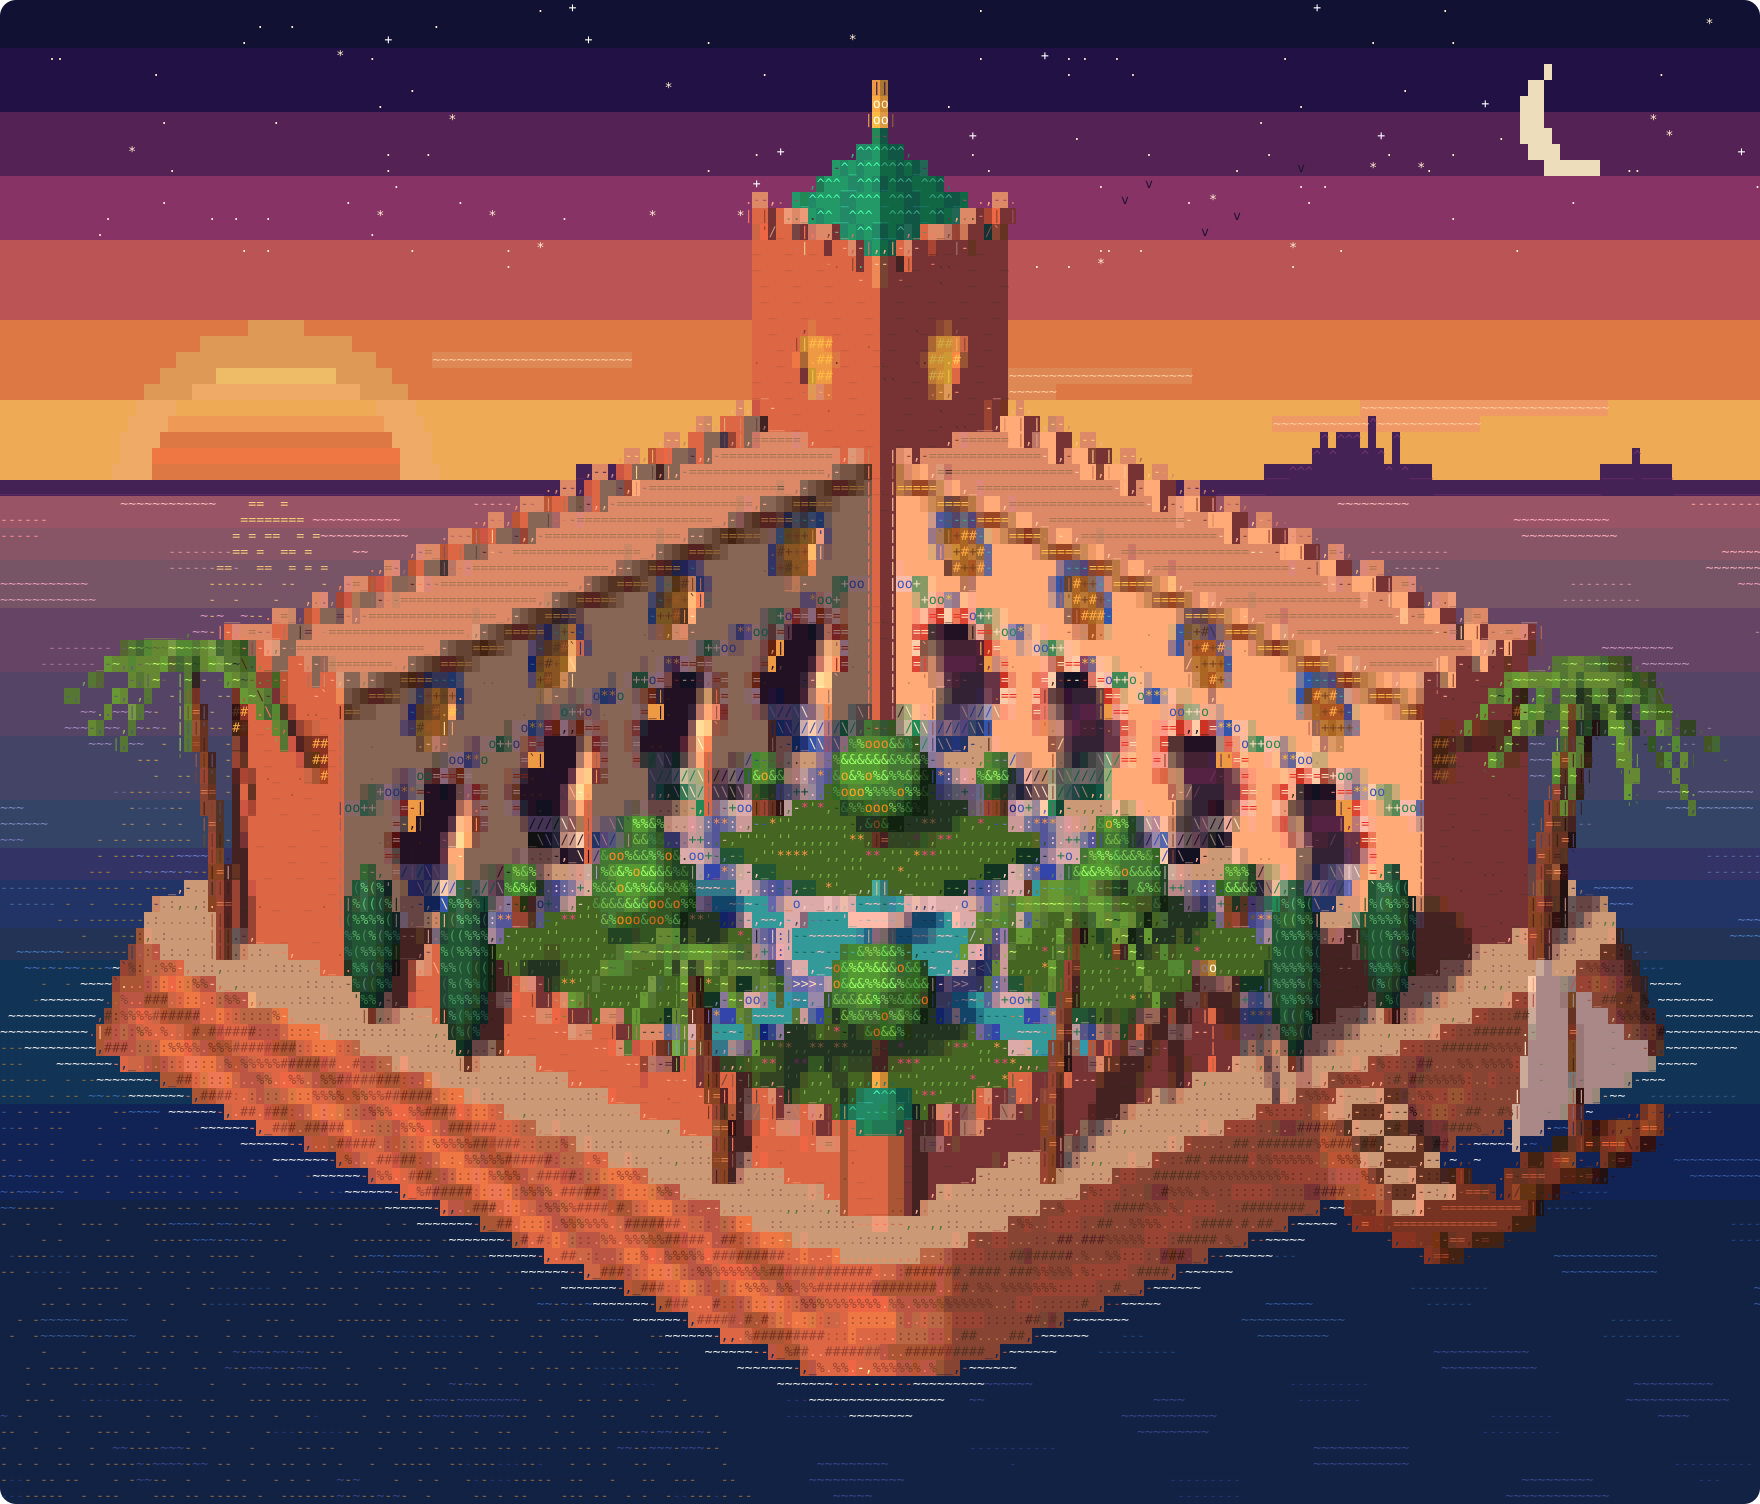

Generate this figure with Python:
#!/usr/bin/env python3
"""ryad: an isometric riad on an island at sunset, rendered as coloured ASCII.

The riad is modelled in 3D (signed distance fields), ray-marched from a
2:1 dimetric camera like the isometric games of the 80s and 90s, and turned
into text: each character cell is sampled 2x4 times; cells inside one surface
get that surface's texture glyph (zellige, plaster, water, leaves...), cells
on an edge get the ASCII glyph whose shape best matches the edge (/ \\ | _ .).

Writes, next to this script:
  riad.txt  plain ASCII
  riad.ans  24-bit ANSI colour (cat riad.ans in a terminal >= 220 columns)
  riad-render.png  the 3D render the characters are sampled from
                   (one pixel per sample, 440x376; needs Pillow)
  riad.svg  coloured, for the GitHub README:
            <p align="center"><img src="art/riad.svg" alt="ryad"></p>
Run: python3 art/riad.py   (needs numpy; about ten seconds)
"""
import os
import sys
from html import escape

import numpy as np

# ------------------------------------------------------------------ canvas
W, H = 220, 94              # characters
SX, SY = 2, 4               # samples per character
CW = 0.21                   # world units per character column (rows are 2x)
CENTER_ROW = 58             # screen row the world origin projects to
HORIZON = 30                # screen row of the sea horizon
SEA_Z = -3.0

EL = np.arctan(0.5)        # 2:1 dimetric, the classic pixel-art isometric
F = np.array([np.cos(EL) / np.sqrt(2), np.cos(EL) / np.sqrt(2), -np.sin(EL)])
R = np.array([1.0, -1.0, 0.0]) / np.sqrt(2)
U = np.cross(R, F)
SUN = np.array([-0.72, -0.3, 0.62]); SUN /= np.linalg.norm(SUN)

# ------------------------------------------------------------------ materials
(ISLAND, WALL, ROOF, GOLD, LANTERN, WATER, BASIN, BED, LEAF, TRUNK, FROND,
 CYPRESS, WOOD, SAIL) = range(14)
SMOOTH = {LEAF, TRUNK, FROND, CYPRESS, GOLD, WATER, SAIL, LANTERN}

# ------------------------------------------------------------------ sdf kit
def length3(x, y, z):
    return np.sqrt(x * x + y * y + z * z)

def box2(qx, qy):
    return (np.hypot(np.maximum(qx, 0), np.maximum(qy, 0))
            + np.minimum(np.maximum(qx, qy), 0))

def box(x, y, z, cx, cy, cz, hx, hy, hz):
    qx, qy, qz = np.abs(x - cx) - hx, np.abs(y - cy) - hy, np.abs(z - cz) - hz
    return (length3(np.maximum(qx, 0), np.maximum(qy, 0), np.maximum(qz, 0))
            + np.minimum(np.maximum(np.maximum(qx, qy), qz), 0))

def aabb(x, y, z, x0, x1, y0, y1, z0, z1):
    return box(x, y, z, (x0 + x1) / 2, (y0 + y1) / 2, (z0 + z1) / 2,
               (x1 - x0) / 2, (y1 - y0) / 2, (z1 - z0) / 2)

def cyl(x, y, z, cx, cy, r, z0, z1):
    return box2(np.hypot(x - cx, y - cy) - r, np.abs(z - (z0 + z1) / 2) - (z1 - z0) / 2)

def sphere(x, y, z, cx, cy, cz, r):
    return length3(x - cx, y - cy, z - cz) - r

def ellipsoid(x, y, z, cx, cy, cz, rx, ry, rz):
    px, py, pz = (x - cx), (y - cy), (z - cz)
    k0 = length3(px / rx, py / ry, pz / rz)
    k1 = length3(px / rx / rx, py / ry / ry, pz / rz / rz)
    return k0 * (k0 - 1) / np.maximum(k1, 1e-6)

def capsule(x, y, z, a, b, r):
    pax, pay, paz = x - a[0], y - a[1], z - a[2]
    bax, bay, baz = b[0] - a[0], b[1] - a[1], b[2] - a[2]
    h = np.clip((pax * bax + pay * bay + paz * baz) / (bax * bax + bay * bay + baz * baz), 0, 1)
    return length3(pax - bax * h, pay - bay * h, paz - baz * h) - r

def pyramid(x, y, z, cx, cy, z0, half, height):
    m = np.maximum(np.abs(x - cx), np.abs(y - cy))
    k = height / half
    slant = (m * k + (z - z0) - height) / np.sqrt(1 + k * k)
    return np.maximum(z0 - z, slant)

def horseshoe(q, z, z0, zc, r, jamb):
    """2D horseshoe arch opening: a circle wider than the jambs below it."""
    circ = np.hypot(q, z - zc) - r
    rect = box2(np.abs(q) - jamb, np.abs(z - (z0 + zc) / 2) - (zc - z0) / 2)
    return np.minimum(circ, rect)

def rep(u, u0, s, n):
    """Repeat a shape n times every s along u, starting at u0."""
    return u - (u0 + np.clip(np.round((u - u0) / s), 0, n - 1) * s)

def hash3(x, y, z):
    v = np.sin(x * 12.9898 + y * 78.233 + z * 37.719) * 43758.5453
    return v - np.floor(v)

# ------------------------------------------------------------------ the riad
C0 = -1.5                   # courtyard centre (x = y = C0)
ARC_U0, ARC_S, ARC_N = -8.5, 4.5, 4
G_ZC, G_R, G_J = 2.9, 1.45, 1.1          # ground arcade: arch centre, radius, jamb
U_Z0, U_ZC, U_R, U_J = 5.5, 6.5, 0.85, 0.62    # upper windows
WING_H = 8.0
FRIEZE = (4.55, 5.0)
TOWER_H = 13.5

def wing(a, b, z):
    """A two-storey wing whose courtyard face is at a = 8 (a across, b along)."""
    d = box(a, b, z, 10, 0, WING_H / 2, 2, 12, WING_H / 2)
    q = rep(b, ARC_U0, ARC_S, ARC_N)
    g = np.maximum(horseshoe(q, z, -1, G_ZC, G_R, G_J), np.abs(a - 8.45) - 1.45)
    u = np.maximum(horseshoe(q, z, U_Z0, U_ZC, U_R, U_J), np.abs(a - 7.9) - 0.45)
    d = np.maximum(d, -np.minimum(g, u))
    # a plain parapet along the courtyard edge of the roof terrace
    return np.minimum(d, box(a, b, z, 8.2, -2.2, WING_H + 0.18, 0.2, 9.8, 0.18))

def lanterns(a, b, z):
    q = rep(b, ARC_U0, ARC_S, ARC_N)
    return np.minimum(box(a, q, z, 9.1, 0, 3.25, 0.22, 0.22, 0.32),
                      capsule(a, q, z, (9.1, 0, 3.5), (9.1, 0, G_ZC + G_R), 0.04))

def merlons(u, v, z, vfix, u0, u1, ztop, s=1.0):
    n = int(round((u1 - u0) / s)) + 1
    q = rep(u, u0, s, n)
    return box(q, v, z, 0, vfix, ztop + 0.35, 0.33, 0.3, 0.35)

def walls(x, y, z):
    d = np.minimum(wing(x, y, z), wing(y, x, z))
    # crenellated parapets on both wings, courtyard side and outer side
    for a, b in ((x, y), (y, x)):
        d = np.minimum(d, merlons(b, a, z, 11.7, -11.7, 7.3, WING_H, 1.3))
        d = np.minimum(d, merlons(a, b, z, -11.7, 8.3, 11.7, WING_H, 1.3))
    # corner tower
    t = box(x, y, z, 10, 10, TOWER_H / 2, 2.4, 2.4, TOWER_H / 2)
    w1 = np.maximum(horseshoe(y - 10, z, 9.4, 10.6, 0.72, 0.54), np.abs(x - 7.6) - 0.35)
    w2 = np.maximum(horseshoe(x - 10, z, 9.4, 10.6, 0.72, 0.54), np.abs(y - 7.6) - 0.35)
    t = np.maximum(t, -np.minimum(w1, w2))
    t = np.minimum(t, merlons(y, x, z, 7.85, 7.85, 12.15, TOWER_H, 1.08))
    t = np.minimum(t, merlons(x, y, z, 7.85, 7.85, 12.15, TOWER_H, 1.08))
    d = np.minimum(d, t)
    # low front walls, cut away so we can look in; a gate in the right one
    fw = np.minimum(aabb(x, y, z, -12, -11, -12, 8, 0, 1.3),
                    aabb(x, y, z, -12, 8, -12, -11, 0, 1.3))
    fw = np.maximum(fw, -aabb(x, y, z, 1.0, 4.0, -13, -10, -1, 3))
    fw = np.minimum(fw, merlons(y, x, z, -11.5, -10.5, 7.5, 1.3, 1.5))
    fw = np.minimum(fw, merlons(x, y, z, -11.5, -10.5, -0.5, 1.3, 1.5))
    fw = np.minimum(fw, merlons(x, y, z, -11.5, 5.5, 7.5, 1.3, 1.5))
    d = np.minimum(d, fw)
    # gate posts and corner turret
    for gx in (0.7, 4.3):
        d = np.minimum(d, aabb(x, y, z, gx - 0.4, gx + 0.4, -12.2, -10.8, 0, 2.4))
    d = np.minimum(d, cyl(x, y, z, -11.5, -11.5, 1.0, 0, 2.6))
    return d

def roofs(x, y, z):
    d = pyramid(x, y, z, 10, 10, TOWER_H, 2.2, 2.8)
    dome = np.maximum(sphere(x, y, z, -11.5, -11.5, 2.6, 0.95), 2.6 - z)
    return np.minimum(d, dome)

def gold(x, y, z):
    top = TOWER_H + 2.8
    d = capsule(x, y, z, (10, 10, top - 0.4), (10, 10, top + 1.6), 0.06)
    for zz, r in ((top + 0.35, 0.27), (top + 0.85, 0.22), (top + 1.25, 0.15)):
        d = np.minimum(d, sphere(x, y, z, 10, 10, zz, r))
    d = np.minimum(d, sphere(x, y, z, -11.5, -11.5, 3.75, 0.18))
    for gx in (0.7, 4.3):
        d = np.minimum(d, sphere(x, y, z, gx, -11.5, 2.65, 0.25))
    return d

def island(x, y, z):
    half = 14.6 + np.maximum(-z, 0) * 0.3
    r = 3.2
    qx, qy = np.abs(x) - half + r, np.abs(y) - half + r
    d2 = np.hypot(np.maximum(qx, 0), np.maximum(qy, 0)) + np.minimum(np.maximum(qx, qy), 0) - r
    d2 = d2 + 0.12 * np.sin(x * 1.3 + z * 2.1) * np.sin(y * 1.1 - z * 1.7) * np.clip(-z, 0, 1)
    d = np.maximum(d2 * 0.8, np.maximum(z, -(z + 6)))
    # water channels cut into the courtyard floor
    ch = np.minimum(aabb(x, y, z, C0 - 0.6, C0 + 0.6, -11, 8, -0.35, 1),
                    aabb(x, y, z, -11, 8, C0 - 0.6, C0 + 0.6, -0.35, 1))
    d = np.maximum(d, -ch)
    # steps down the cliff from the gate to the jetty
    for k in range(6):
        d = np.minimum(d, aabb(x, y, z, 1.4, 3.6, -15.0 - 0.6 * (k + 1), -14.0, -3.4, -0.5 * (k + 1)))
    return d

def water(x, y, z):
    d = np.minimum(aabb(x, y, z, C0 - 0.6, C0 + 0.6, -11, 8, -0.4, -0.12),
                   aabb(x, y, z, -11, 8, C0 - 0.6, C0 + 0.6, -0.4, -0.12))
    d = np.minimum(d, cyl(x, y, z, C0, C0, 2.45, 0, 0.5))
    d = np.minimum(d, cyl(x, y, z, C0, C0, 0.8, 1.6, 1.75))
    d = np.minimum(d, capsule(x, y, z, (C0, C0, 1.7), (C0, C0, 2.45), 0.1))
    return d

def basin(x, y, z):
    d = cyl(x, y, z, C0, C0, 2.8, 0, 0.7)
    d = np.maximum(d, -cyl(x, y, z, C0, C0, 2.45, 0.45, 2))
    d = np.minimum(d, cyl(x, y, z, C0, C0, 0.3, 0, 1.6))
    bowl = np.maximum(cyl(x, y, z, C0, C0, 0.95, 1.5, 1.82), -cyl(x, y, z, C0, C0, 0.8, 1.7, 3))
    return np.minimum(d, bowl)

BEDS = [(C0 + 1.5, 6.2), (-9.4, C0 - 1.5)]
def beds(x, y, z):
    d = None
    for x0, x1 in BEDS:
        for y0, y1 in BEDS:
            b = aabb(x, y, z, x0, x1, y0, y1, 0, 0.32)
            d = b if d is None else np.minimum(d, b)
    return np.maximum(d, -cyl(x, y, z, C0, C0, 3.5, -1, 1))

POTS = [(7.0, u) for u in (-6.25, -1.75, 2.75)] + [(u, 7.0) for u in (-6.25, -1.75, 2.75)]
ORANGES = [(2.9, 2.9), (-6.2, 2.6), (2.6, -6.2), (-6.0, -6.0)]
CYPRESSES = [(-13.4, 2.0, 2.4), (-13.4, 5.5, 2.0), (2.0, -13.4, 2.4), (5.5, -13.4, 2.0)]

def palm(base, height, lean, n, seed, length=3.2):
    """Trunk and frond capsules for one palm."""
    rng = np.random.default_rng(seed)
    bx, by, bz = base
    lx, ly = lean
    pts = [(bx + lx * np.sin(t * np.pi / 2) * t, by + ly * np.sin(t * np.pi / 2) * t, bz + height * t)
           for t in np.linspace(0, 1, 5)]
    trunk = [(pts[i], pts[i + 1], 0.26 - 0.03 * i) for i in range(4)]
    top = pts[-1]
    fronds = []
    for i in range(n):
        a = 2 * np.pi * i / n + rng.uniform(-0.25, 0.25)
        L = length * rng.uniform(0.85, 1.1)
        rise = rng.uniform(0.3, 0.8)
        prev = top
        for s in np.linspace(0.25, 1, 4):
            p = (top[0] + np.cos(a) * L * s, top[1] + np.sin(a) * L * s,
                 top[2] + rise * s - 2.2 * s * s)
            fronds.append((prev, p, 0.16 * (1.15 - s * 0.6)))
            prev = p
    nuts = [(top[0] + 0.3 * np.cos(a), top[1] + 0.3 * np.sin(a), top[2] - 0.35)
            for a in (0.4, 2.5, 4.4)]
    return trunk, fronds, nuts, top

PALMS = [palm((-13.4, 11.0, 0), 9.0, (-0.8, 0.5), 11, 1),
         palm((11.0, -13.4, 0), 8.4, (0.6, -0.9), 10, 2),
         palm((-13.3, -7.5, 0), 7.0, (-1.2, 0.2), 10, 3),
         palm((-7.0, -13.3, 0), 8.2, (0.2, -1.0), 10, 4),
         palm((12.6, -12.4, 0), 6.5, (0.8, -0.8), 9, 5)]

def palms(x, y, z):
    tr = fr = None
    for trunk, fronds, nuts, top in PALMS:
        for a, b, r in trunk:
            d = capsule(x, y, z, a, b, r)
            tr = d if tr is None else np.minimum(tr, d)
        bound = sphere(x, y, z, top[0], top[1], top[2] - 0.8, 4.2)
        near = bound < 0.5
        f = bound.copy()
        if near.any():
            sx, sy, sz = x[near], y[near], z[near]
            fd = np.full(sx.shape, 1e9)
            for a, b, r in fronds:
                fd = np.minimum(fd, capsule(sx, sy, sz, a, b, r))
            for n in nuts:
                fd = np.minimum(fd, sphere(sx, sy, sz, *n, 0.17))
            f[near] = fd
        fr = f if fr is None else np.minimum(fr, f)
    return tr, fr

def trees(x, y, z):
    leaf = trunk = cyp = None
    for tx, ty in ORANGES:
        l = sphere(x, y, z, tx, ty, 2.35, 1.35) + 0.12 * np.sin(x * 3.1) * np.sin(y * 2.9) * np.sin(z * 3.3)
        t = cyl(x, y, z, tx, ty, 0.16, 0.3, 1.4)
        leaf = l if leaf is None else np.minimum(leaf, l)
        trunk = t if trunk is None else np.minimum(trunk, t)
    for px, py in POTS:
        trunk = np.minimum(trunk, cyl(x, y, z, px, py, 0.32, 0, 0.55))
        leaf = np.minimum(leaf, sphere(x, y, z, px, py, 1.05, 0.5))
    for cx, cy, h in CYPRESSES:
        c = ellipsoid(x, y, z, cx, cy, h + 0.5, 0.7, 0.7, h)
        cyp = c if cyp is None else np.minimum(cyp, c)
        trunk = np.minimum(trunk, cyl(x, y, z, cx, cy, 0.12, 0, 0.8))
    return leaf, trunk, cyp

def tri2(px, py, a, b, c):
    """2D signed distance to a triangle (Inigo Quilez)."""
    def seg(p0, p1):
        ex, ey = p1[0] - p0[0], p1[1] - p0[1]
        wx, wy = px - p0[0], py - p0[1]
        h = np.clip((wx * ex + wy * ey) / (ex * ex + ey * ey), 0, 1)
        dx, dy = wx - ex * h, wy - ey * h
        return dx * dx + dy * dy, ex * wy - ey * wx
    d0, s0 = seg(a, b); d1, s1 = seg(b, c); d2, s2 = seg(c, a)
    d = np.minimum(np.minimum(d0, d1), d2)
    inside = ((s0 > 0) & (s1 > 0) & (s2 > 0)) | ((s0 < 0) & (s1 < 0) & (s2 < 0))
    return np.where(inside, -1, 1) * np.sqrt(d)

BOAT = (7.6, -18.6)
def boat(x, y, z):
    bx, by = BOAT
    hull = np.maximum(ellipsoid(x, y, z, bx, by, SEA_Z + 0.35, 3.0, 0.95, 0.75), z - (SEA_Z + 0.45))
    hull = np.maximum(hull, -ellipsoid(x, y, z, bx, by, SEA_Z + 0.5, 2.7, 0.75, 0.55))
    dock = aabb(x, y, z, 0.8, 4.2, -20.2, -16.5, SEA_Z - 0.4, SEA_Z + 0.35)
    for px in (0.8, 4.2):
        for py in (-20.0, -17.4):
            dock = np.minimum(dock, cyl(x, y, z, px, py, 0.16, SEA_Z - 1, SEA_Z + 0.75))
    wood = np.minimum(hull, dock)
    mast = capsule(x, y, z, (bx - 0.3, by, SEA_Z + 0.3), (bx - 0.6, by, SEA_Z + 5.4), 0.08)
    sail = np.maximum(tri2(x, z, (bx - 2.6, SEA_Z + 1.4), (bx + 2.9, SEA_Z + 1.9), (bx - 1.6, SEA_Z + 6.6)),
                      np.abs(y - by - 0.15) - 0.05)
    return wood, mast, sail

def scene(x, y, z, with_mat=False):
    tr, fr = palms(x, y, z)
    leaf, trunk, cyp = trees(x, y, z)
    wood, mast, sail = boat(x, y, z)
    parts = [
        island(x, y, z), walls(x, y, z), roofs(x, y, z), gold(x, y, z),
        np.minimum(lanterns(x, y, z), lanterns(y, x, z)),
        water(x, y, z), basin(x, y, z), beds(x, y, z), leaf,
        np.minimum(np.minimum(trunk, tr), mast), fr, cyp, wood, sail,
    ]
    d = np.stack(parts)
    if with_mat:
        return d.min(0), d.argmin(0)
    return d.min(0)

# ------------------------------------------------------------------ marching
def march(ox, oy, oz, dx, dy, dz, tmin, tmax, steps=220, eps=0.004):
    n = ox.size
    t = tmin.copy()
    hit = np.zeros(n, bool)
    live = np.nonzero(t < tmax)[0]
    for _ in range(steps):
        if live.size == 0:
            break
        tl = t[live]
        d = scene(ox[live] + dx * tl if np.isscalar(dx) else ox[live] + dx[live] * tl,
                  oy[live] + dy * tl if np.isscalar(dy) else oy[live] + dy[live] * tl,
                  oz[live] + dz * tl if np.isscalar(dz) else oz[live] + dz[live] * tl)
        h = d < eps * (1 + tl * 0.02)
        hit[live[h]] = True
        t[live] = tl + np.maximum(d, eps) * 0.9
        keep = ~h & (t[live] < tmax[live])
        live = live[keep]
    return hit, t

def normals(px, py, pz):
    e = 0.01
    nx = scene(px + e, py, pz) - scene(px - e, py, pz)
    ny = scene(px, py + e, pz) - scene(px, py - e, pz)
    nz = scene(px, py, pz + e) - scene(px, py, pz - e)
    l = np.maximum(length3(nx, ny, nz), 1e-9)
    return nx / l, ny / l, nz / l

# ------------------------------------------------------------------ palette
def rgb(h):
    return np.array([int(h[i:i + 2], 16) / 255 for i in (1, 3, 5)])

P = {k: rgb(v) for k, v in dict(
    rose='#d27a52', plaster='#efcf9c', terrace='#e8b98a', sand='#e6c58e', rock='#a8664a',
    rock2='#9c5d43', rock3='#b0704f', cobalt='#2f5fd0', turq='#2bb8b0', emerald='#1f9a6a',
    white='#f5ecd8', black='#2a2238', gold='#f2c14e', red='#c23b2b', wood='#7a4424',
    glow='#ffb347', water='#3cc6c8', grass='#4f8a34', leaf='#3f8a3a', orange='#ff8c1a',
    cypress='#24603f', frond='#5aa040', trunk='#8a5a3a', roof='#1e8f6a', marble='#f2e8dc',
    sail='#f6e7c8', shadow='#5a3a56', pink='#e85a8a').items()}

def pick(cond_colors, default):
    """Vectorised select over (cond, rgb) pairs."""
    out = np.broadcast_to(default, cond_colors[0][0].shape + (3,)).copy() if cond_colors else None
    for cond, col in cond_colors:
        out[cond] = col
    return out

def texture(m, x, y, z, nx, ny, nz):
    """Surface colour and glyph per sample. Returns base rgb (N,3), ink rgb (N,3), glyph (N,) str."""
    n = x.size
    base = np.zeros((n, 3)); ink = np.zeros((n, 3)); gly = np.full(n, ' ', dtype='<U1')
    hsh = hash3(np.floor(x * 3), np.floor(y * 3), np.floor(z * 3))
    top = nz > 0.6

    def setm(mask, b, i, g):
        base[mask] = b; ink[mask] = i; gly[mask] = g

    # --- island: zellige courtyard, sand terrace, rock strata on the cliffs
    isl = m == ISLAND
    court = isl & top & (x > -11) & (x < 8) & (y > -11) & (y < 8)
    terr = isl & top & ~court
    rock = isl & ~top
    tx, ty = np.floor(x), np.floor(y)
    fx, fy = x - tx, y - ty
    grout = np.minimum(np.minimum(fx, 1 - fx), np.minimum(fy, 1 - fy)) < 0.1
    chk = ((tx + ty) % 2 == 0)
    centre = np.hypot(fx - 0.5, fy - 0.5) < 0.28
    setm(court & chk, P['cobalt'], P['white'], ':')
    setm(court & ~chk, P['white'], P['emerald'], '+')
    setm(court & centre & chk, P['cobalt'], P['gold'], '*')
    setm(court & centre & ~chk, P['white'], P['cobalt'], 'o')
    setm(court & grout, P['white'] * 0.85, P['white'], '.')
    setm(terr, P['sand'], P['sand'] * 0.7, '.')
    setm(terr & (hsh < 0.25), P['sand'], P['sand'] * 0.65, ':')
    setm(terr & (hsh > 0.93), P['sand'], P['grass'], ',')
    band = np.floor(z * 1.7 + 0.5 * np.sin(x * 0.6 + y * 0.4)).astype(int) % 3
    for k, (c, g) in enumerate(((P['rock'], '%'), (P['rock2'], '#'), (P['rock3'], ':'))):
        setm(rock & (band == k), c, c * 0.62, g)
    setm(rock & (hsh < 0.18), P['rock'], P['rock3'] * 1.15, '.')

    # --- walls: rose ochre outside; plaster, zellige and cedar on the courtyard faces
    wl = m == WALL
    in_a = (x > 7.5) & (y < 7.6)                 # right wing, courtyard face
    in_b = (y > 7.5) & (x < 7.6)                 # back wing
    face = wl & ((in_a & (nx < -0.5)) | (in_b & (ny < -0.5)))
    u = np.where(in_a, y, x)
    depth = np.where(in_a, x, y)
    q = rep(u, ARC_U0, ARC_S, ARC_N)
    gd = horseshoe(q, z, -1, G_ZC, G_R, G_J)
    ud = horseshoe(q, z, U_Z0, U_ZC, U_R, U_J)
    inside = wl & (in_a | in_b) & (depth > 8.1) & (depth < 10.0) & ((gd < 0.03) | (ud < 0.03)) & (z < WING_H)
    out = wl & ~face & ~inside
    setm(out, P['rose'], P['rose'] * 0.7, ' ')
    setm(out & ~top & (((z * 2.4) % 1) < 0.2), P['rose'], P['rose'] * 0.7, '_')
    setm(out & ~top & (hsh < 0.05), P['rose'], P['rose'] * 0.7, '.')
    setm(out & top, P['terrace'], P['terrace'] * 0.75, '=')
    ou = np.where(np.abs(nx) > np.abs(ny), y, x)
    win = out & ~top & (((ou + 0.5) % 3.0) < 0.7) & (z > 5.6) & (z < 6.8) & (np.maximum(x, y) < 12.5)
    setm(win, P['wood'], P['glow'], '#')
    fc = face | inside
    setm(fc, P['plaster'], P['plaster'] * 0.75, ' ')
    setm(fc & (hsh < 0.04), P['plaster'], P['plaster'] * 0.75, '.')
    setm(inside & (depth > 8.6), P['shadow'], P['shadow'] * 1.5, ' ')
    setm(inside & (depth > 9.7) & (hsh < 0.3), P['shadow'], P['glow'] * 0.6, '.')
    dado = fc & (z < 1.1)
    dd = (np.floor(u * 2.2) + np.floor(z * 2.2)) % 2 == 0
    dcol = np.floor(u * 1.1) % 3
    for k, c in enumerate((P['cobalt'], P['emerald'], P['black'])):
        setm(dado & dd & (dcol == k), P['white'], c, '/')
        setm(dado & ~dd & (dcol == k), c, P['white'], '\\')
    frz = face & (z > FRIEZE[0]) & (z < FRIEZE[1])
    fk = np.floor(u * 1.6) % 4
    for k, (b, i, g) in enumerate(((P['cobalt'], P['gold'], '*'), (P['white'], P['emerald'], 'o'),
                                   (P['emerald'], P['white'], '+'), (P['white'], P['cobalt'], 'o'))):
        setm(frz & (fk == k), b, i, g)
    corn = face & (z > WING_H - 0.45) & (z < WING_H)
    setm(corn, P['wood'], P['gold'], '=')
    # arch voussoirs: alternating red and ivory around each horseshoe
    vous = face & (gd > 0) & (gd < 0.42) & (z > G_ZC - 0.5)
    ang = np.floor((np.arctan2(z - G_ZC, q) + 1) * 3.2) % 2 == 0
    setm(vous & ang, P['red'], P['white'], '=')
    setm(vous & ~ang, P['white'], P['red'], '=')
    uvous = face & (ud > 0) & (ud < 0.28) & (z > U_ZC - 0.3)
    setm(uvous, P['cobalt'], P['turq'], '-')
    # mashrabiya screens in the upper windows, lit from inside
    mash = wl & (depth > 8.25) & (depth < 8.5) & (z > U_Z0 - 0.1) & (z < WING_H) & (ud < 0.01)
    lat = (np.floor(q * 5) + np.floor(z * 5)) % 2 == 0
    setm(mash & lat, P['wood'], P['glow'], '#')
    setm(mash & ~lat, P['glow'] * 0.9, P['wood'], '+')
    # tower windows glow
    tw = wl & (x > 7.5) & (y > 7.5) & (z > 9.3) & (z < 11.4) & ((x > 7.8) & (y > 7.8)) & (np.minimum(x, y) < 8.0)
    setm(tw, P['glow'], P['gold'], '#')
    setm(wl & (x > 7.6) & (y > 7.6) & (z > 12.2) & (z < 12.75) & ~top & (np.minimum(x, y) < 7.7), P['cobalt'], P['white'], 'x')

    setm(m == ROOF, P['roof'], P['roof'] * 1.5, '^')
    setm((m == ROOF) & (((z * 3) % 1) < 0.3), P['roof'] * 0.75, P['turq'], '_')
    setm(m == GOLD, P['gold'], P['white'], 'o')
    setm(m == LANTERN, P['glow'], P['white'], '*')
    wv = np.sin(x * 2.7 + y * 1.9) + np.sin(np.hypot(x - C0, y - C0) * 5)
    setm(m == WATER, P['water'], P['white'], '~')
    setm((m == WATER) & (wv < 0), P['water'], P['turq'] * 0.7, '-')
    setm(m == BASIN, P['marble'], P['cobalt'], ':')
    setm((m == BASIN) & ~top & (z > 0.15) & (z < 0.55), P['cobalt'], P['white'], '<')
    setm((m == BASIN) & ~top & (z > 0.15) & (z < 0.55) & (hsh > 0.5), P['cobalt'], P['white'], '>')
    bd = m == BED
    setm(bd, P['grass'], P['grass'] * 1.5, ',')
    setm(bd & (hsh > 0.5), P['grass'], P['grass'] * 1.6, "'")
    setm(bd & (hsh > 0.85), P['grass'], P['pink'], '*')
    setm(bd & (hsh > 0.93), P['grass'], P['gold'], '*')
    setm(bd & ~top, P['cypress'], P['grass'], '#')
    lf = m == LEAF
    setm(lf, P['leaf'], P['leaf'] * 1.5, '&')
    setm(lf & (hsh > 0.55), P['leaf'], P['leaf'] * 1.6, '%')
    setm(lf & (hsh > 0.86), P['leaf'], P['orange'], 'o')
    setm(m == TRUNK, P['trunk'], P['trunk'] * 0.6, '|')
    setm((m == TRUNK) & (((z * 3) % 1) < 0.35), P['trunk'], P['trunk'] * 1.4, '=')
    setm(m == FROND, P['frond'], P['frond'] * 1.5, '~')
    setm(m == CYPRESS, P['cypress'], P['cypress'] * 1.8, '%')
    setm((m == CYPRESS) & (hsh > 0.6), P['cypress'], P['cypress'] * 1.6, '(')
    setm(m == WOOD, P['wood'], P['wood'] * 1.5, '=')
    setm(m == SAIL, P['sail'], P['sail'] * 0.8, ' ')
    setm((m == SAIL) & (((z * 2) % 1) < 0.15), P['sail'], P['sail'] * 0.75, '-')
    return base, ink, gly

EMISSIVE = {LANTERN: 1.0, GOLD: 0.25, SAIL: 0.35}

# ------------------------------------------------------------------ sky & sea (screen space)
def lerp(a, b, t):
    return a + (b - a) * np.clip(t, 0, 1)[..., None]

SKY = [rgb(c) for c in ('#140c33', '#2b1650', '#5a2463', '#9a3a6c', '#d65a5a', '#f28a4a', '#ffbe63')]
SUN_COL, SUN_R = 34, 8.0        # sun centre column, radius in rows
MOON = (196, 7, 3.4)

def sky_cell(r, c):
    """Background colour and glyph for one cell above the horizon."""
    t = r / HORIZON
    k = min(int(t * (len(SKY) - 1) * 1.0 + 0.0), len(SKY) - 2)
    # stepped bands, like a palette-limited sky
    col = SKY[min(int(t ** 0.8 * len(SKY)), len(SKY) - 1)].copy()
    g, ink = ' ', None
    h = hash3(np.array(r * 1.0), np.array(c * 1.0), np.array(3.0))
    if t < 0.55 and h > 0.965:
        g, ink = ('.' if h < 0.99 else '*'), rgb('#fff1c8')
    if t < 0.4 and h > 0.995:
        g, ink = '+', rgb('#ffffff')
    # sun: a setting disc with the retro stripes
    dr, dc = (r - HORIZON) / SUN_R, (c - SUN_COL) / (2 * SUN_R)
    if dr * dr + dc * dc < 1:
        stripe = (r > HORIZON - 4) and (r % 2 == 1)
        col = lerp(rgb('#ffe27a'), rgb('#ff6a3d'), np.array((r - (HORIZON - SUN_R)) / SUN_R))
        if stripe:
            col = SKY[-2]
        g, ink = ' ', None
    elif dr * dr + dc * dc < 1.6:
        col = lerp(col, rgb('#ffd27a'), np.array(0.35))
    # crescent moon
    mc, mr, mrad = MOON
    d1 = ((r - mr) / mrad) ** 2 + ((c - mc) / (2 * mrad)) ** 2
    d2 = ((r - mr + 0.8) / mrad) ** 2 + ((c - mc - 2.8) / (2 * mrad)) ** 2
    if d1 < 1 and d2 > 1:
        col, g, ink = rgb('#fff3d6'), ' ', None
    # long thin clouds lit from below
    cl = np.sin(c * 0.07 + r * 1.3) + np.sin(c * 0.023 - r * 0.6)
    if HORIZON - 9 < r < HORIZON - 2 and cl > 1.35:
        col = lerp(col, rgb('#ff9f7a'), np.array(0.5))
        g, ink = '~', rgb('#ffd0a0')
    # distant islands of the caliph on the horizon
    hgt = island_profile(c)
    if HORIZON - r <= hgt and r <= HORIZON:
        col = rgb('#4a2457')
        g, ink = (' ', None)
        if HORIZON - r > hgt - 1:
            g, ink = '_' if hgt < 1.5 else '^', rgb('#7a3a70')
    # seagulls
    if (r, c) in BIRDS:
        g, ink = 'v', rgb('#2a1630')
    return col, g, ink

BIRDS = {(12, 140), (11, 143), (14, 150), (13, 154), (10, 162)}

def island_profile(c):
    h = 0.0
    for cc, w, hh in ((168, 14, 2.2), (204, 9, 1.4), (74, 7, 1.2)):
        x = (c - cc) / w
        if abs(x) < 1:
            h = max(h, hh * (1 - x * x))
    # domes and minarets on the far islands
    for cc, hh in ((165, 3.2), (171, 4.6), (174, 3.0), (204, 2.6)):
        if c == cc:
            h = max(h, hh)
    for cc, w, hh in ((168, 2, 3.4),):
        if abs(c - cc) <= w:
            h = max(h, hh - 0.25 * abs(c - cc) ** 2)
    return h

def sea_cell(r, c, wx, wy):
    """Sea colour and glyph for a cell below the horizon (wx, wy: world point)."""
    t = np.clip((r - HORIZON) / 30, 0, 1)
    col = lerp(rgb('#c86a6a'), rgb('#1b3a6a'), np.array(t ** 0.6))
    col = lerp(col, rgb('#0f2148'), np.array(np.clip((r - HORIZON - 26) / 30, 0, 1)))
    g, ink = ' ', None
    wave = np.sin(wx * 0.9 + wy * 0.35) + 0.6 * np.sin(wx * 0.31 - wy * 1.1)
    if wave > 1.0:
        g, ink = '~', col * 1.6 + 0.08
    elif wave < -1.2:
        g, ink = '-', col * 1.4 + 0.05
    # glitter path under the sun
    w = 3 + (r - HORIZON) * 0.9
    if abs(c - SUN_COL) < w and hash3(np.array(r * 1.0), np.array(c * 1.0), np.array(9.0)) > 0.55:
        g, ink = ('=' if r < HORIZON + 6 else '-'), rgb('#ffd27a') * (1 - t * 0.5)
    # foam where the sea meets the cliffs
    half = 14.6 + 0.3 * 3.0
    if max(abs(wx), abs(wy)) < half + 1.2 and max(abs(wx), abs(wy)) > half - 3.5:
        g, ink = '~', rgb('#e8f4f0')
    if r == HORIZON:
        col = rgb('#ffcf80')
        g, ink = '_', rgb('#ffe7a8')
    return col, g, ink

# ------------------------------------------------------------------ glyph shapes
# 2x4 coverage templates (row-major, top to bottom) for edge cells
TEMPL = [
    ('_', [0, 0, 0, 0, 0, 0, 1, 1]), ('.', [0, 0, 0, 0, 0, 0, 1, 0]), ('.', [0, 0, 0, 0, 0, 0, 0, 1]),
    ('-', [0, 0, 1, 1, 0, 0, 0, 0]), ('-', [0, 0, 0, 0, 1, 1, 0, 0]), 
    ("'", [0, 1, 0, 0, 0, 0, 0, 0]), ('`', [1, 0, 0, 0, 0, 0, 0, 0]), ('-', [1, 1, 0, 0, 0, 0, 0, 0]),
    ('/', [0, 1, 0, 1, 1, 0, 1, 0]), ('/', [0, 0, 0, 1, 1, 0, 0, 0]), ('/', [0, 1, 1, 0, 0, 0, 0, 0]),
    ('/', [0, 0, 0, 0, 0, 1, 1, 0]),
    ('\\', [1, 0, 1, 0, 0, 1, 0, 1]), ('\\', [0, 0, 1, 0, 0, 1, 0, 0]), ('\\', [1, 0, 0, 1, 0, 0, 0, 0]),
    ('\\', [0, 0, 0, 0, 1, 0, 0, 1]),
    ('|', [1, 0, 1, 0, 1, 0, 1, 0]), ('|', [0, 1, 0, 1, 0, 1, 0, 1]), ('|', [0, 0, 1, 0, 1, 0, 0, 0]),
    ('|', [0, 0, 0, 1, 0, 1, 0, 0]),
    (',', [0, 0, 0, 0, 0, 1, 1, 1]), (',', [0, 0, 0, 0, 1, 0, 1, 1]),
]
TG = np.array([g for g, _ in TEMPL]); TM = np.array([m for _, m in TEMPL], float)

# ------------------------------------------------------------------ render
def render():
    Ws, Hs = W * SX, H * SY
    cx = ((np.arange(Ws) + 0.5) / SX - W / 2) * CW
    cy = -((np.arange(Hs) + 0.5) / SY - CENTER_ROW) * 2 * CW
    X, Y = np.meshgrid(cx, cy)
    X, Y = X.ravel(), Y.ravel()
    ox = X * R[0] + Y * U[0] - 120 * F[0]
    oy = X * R[1] + Y * U[1] - 120 * F[1]
    oz = X * R[2] + Y * U[2] - 120 * F[2]
    # clip rays to the scene's bounding box and stop them at the sea
    lo, hi = np.array([-24, -24, -7.0]), np.array([24, 24, 19.5])
    t0 = np.zeros_like(ox); t1 = np.full_like(ox, 1e9)
    for o, d, a, b in ((ox, F[0], lo[0], hi[0]), (oy, F[1], lo[1], hi[1]), (oz, F[2], lo[2], hi[2])):
        ta, tb = (a - o) / d, (b - o) / d
        t0 = np.maximum(t0, np.minimum(ta, tb)); t1 = np.minimum(t1, np.maximum(ta, tb))
    t_sea = (SEA_Z - oz) / F[2]
    t1 = np.minimum(t1, t_sea)
    hit, t = march(ox, oy, oz, F[0], F[1], F[2], t0, t1)
    hi_ = np.nonzero(hit)[0]
    px, py, pz = ox[hi_] + F[0] * t[hi_], oy[hi_] + F[1] * t[hi_], oz[hi_] + F[2] * t[hi_]
    _, mat = scene(px, py, pz, with_mat=True)
    nx, ny, nz = normals(px, py, pz)
    # shadows from the low sun
    so = 0.05
    sh, _ = march(px + nx * so, py + ny * so, pz + nz * so, SUN[0], SUN[1], SUN[2],
                  np.zeros_like(px), np.full_like(px, 45.0), steps=120, eps=0.01)
    diff = np.clip(nx * SUN[0] + ny * SUN[1] + nz * SUN[2], 0, 1) * (~sh)
    diff = np.floor(diff * 4 + 0.5) / 4                      # cel steps
    amb = np.array([0.46, 0.40, 0.58]) * (0.75 + 0.25 * nz)[:, None]
    light = amb + np.array([1.12, 0.84, 0.58]) * diff[:, None]
    base, ink, gly = texture(mat, px, py, pz, nx, ny, nz)
    em = np.zeros(mat.size)
    for k, v in EMISSIVE.items():
        em[mat == k] = v
    glow_cells = np.all(np.isclose(base, P['glow']), axis=1) | np.all(np.isclose(base, P['glow'] * 0.9), axis=1)
    em[glow_cells] = np.maximum(em[glow_cells], 0.8)
    lit_b = base * (light * (1 - em[:, None]) + em[:, None])
    lit_i = ink * (light * (1 - em[:, None]) + em[:, None])
    # face ids for edge finding: material and, for flat materials, the face
    code = np.where(nz > 0.6, 4, np.where(nz < -0.6, 5,
           np.where(np.abs(nx) > np.abs(ny), np.where(nx > 0, 0, 1), np.where(ny > 0, 2, 3))))
    smooth = np.isin(mat, list(SMOOTH))
    code = np.where(smooth, 6, code)
    code = np.where((mat == ISLAND) & (nz < 0.6), 6, code)
    fid = mat * 8 + code

    N = ox.size
    ID = np.full(N, -1); ID[hi_] = fid
    BASE = np.zeros((N, 3)); BASE[hi_] = lit_b
    INK = np.zeros((N, 3)); INK[hi_] = lit_i
    GLY = np.full(N, ' ', dtype='<U1'); GLY[hi_] = gly
    DEPTH = np.full(N, 1e9); DEPTH[hi_] = t[hi_]
    # background: the world point where each ray meets the sea, for wave texture
    sx_ = ox + F[0] * t_sea; sy_ = oy + F[1] * t_sea
    return (ID.reshape(Hs, Ws), BASE.reshape(Hs, Ws, 3), INK.reshape(Hs, Ws, 3),
            GLY.reshape(Hs, Ws), sx_.reshape(Hs, Ws), sy_.reshape(Hs, Ws))

def compose():
    ID, BASE, INK, GLY, SXW, SYW = render()
    Hs, Ws = ID.shape
    # background cells, one per character
    bg_col = np.zeros((H, W, 3)); bg_ink = np.zeros((H, W, 3)); bg_g = np.full((H, W), ' ', dtype='<U1')
    for r in range(H):
        for c in range(W):
            if r <= HORIZON:
                col, g, ink = sky_cell(r, c)
            else:
                col, g, ink = sea_cell(r, c, SXW[r * SY + 2, c * SX + 1], SYW[r * SY + 2, c * SX + 1])
            bg_col[r, c] = col; bg_g[r, c] = g
            bg_ink[r, c] = ink if ink is not None else col
    bgid = np.where(np.arange(H)[:, None] <= HORIZON, -1, -2)
    # fold background into the sample grids
    rr = np.repeat(np.arange(H), SY); cc = np.repeat(np.arange(W), SX)
    isbg = ID < 0
    ID = np.where(isbg, bgid[rr][:, [0]].repeat(Ws, 1), ID)
    BASE = np.where(isbg[..., None], bg_col[rr][:, cc], BASE)

    ids = ID.reshape(H, SY, W, SX).transpose(0, 2, 1, 3).reshape(H, W, SY * SX)
    bas = BASE.reshape(H, SY, W, SX, 3).transpose(0, 2, 1, 3, 4).reshape(H, W, SY * SX, 3)
    ink = INK.reshape(H, SY, W, SX, 3).transpose(0, 2, 1, 3, 4).reshape(H, W, SY * SX, 3)
    gly = GLY.reshape(H, SY, W, SX).transpose(0, 2, 1, 3).reshape(H, W, SY * SX)

    eq = ids[:, :, :, None] == ids[:, :, None, :]
    counts = eq.sum(3)
    pref = np.array([2, 3, 4, 5, 0, 1, 6, 7])
    score = counts * 10 + (8 - np.argsort(pref))[None, None, :] * 0
    order = np.argsort(-(counts[:, :, pref] * 10 - np.arange(8)[None, None, :]), axis=2)
    rep_i = pref[order[:, :, 0]]
    maj_id = np.take_along_axis(ids, rep_i[..., None], 2)[..., 0]
    maj = ids == maj_id[..., None]
    nmaj = maj.sum(2)

    out_g = np.full((H, W), ' ', dtype='<U1')
    out_fg = np.zeros((H, W, 3)); out_bg = np.zeros((H, W, 3))
    out_bg = (bas * maj[..., None]).sum(2) / nmaj[..., None]
    rep_g = np.take_along_axis(gly, rep_i[..., None], 2)[..., 0]
    rep_ink = np.take_along_axis(ink, rep_i[..., None, None].repeat(3, 3), 2)[:, :, 0]
    obj = maj_id >= 0
    out_g = np.where(obj, rep_g, bg_g)
    out_fg = np.where(obj[..., None], rep_ink, bg_ink)
    # edge cells: the minority shape drawn as a glyph over the majority colour
    mixed = nmaj <= SY * SX - 2
    minor = (~maj).astype(float)
    sim = (minor[:, :, None, :] == TM[None, None]).sum(3) - 0.01 * np.arange(len(TEMPL))[None, None]
    eg = TG[sim.argmax(2)]
    mcol = (bas * (~maj)[..., None]).sum(2) / np.maximum(8 - nmaj, 1)[..., None]
    out_g = np.where(mixed, eg, out_g)
    out_fg = np.where(mixed[..., None], mcol * 1.08, out_fg)
    out_bg = out_bg * 0.9
    return out_g, np.clip(out_fg, 0, 1), np.clip(out_bg, 0, 1), np.clip(BASE, 0, 1)

# ------------------------------------------------------------------ output
def quant(c):
    return tuple(int(round(v * 255 / 17) * 17) for v in c)

def write(out_g, fg, bg, here):
    lines = [''.join(r) for r in out_g]
    with open(os.path.join(here, 'riad.txt'), 'w') as f:
        f.write('\n'.join(l.rstrip() for l in lines) + '\n')
    with open(os.path.join(here, 'riad.ans'), 'w') as f:
        for r in range(H):
            cur = None; buf = []
            for c in range(W):
                k = (quant(fg[r, c]), quant(bg[r, c]))
                if k != cur:
                    buf.append('\x1b[38;2;%d;%d;%d;48;2;%d;%d;%dm' % (k[0] + k[1])); cur = k
                buf.append(out_g[r, c])
            f.write(''.join(buf) + '\x1b[0m\n')
    cw, lh = 8, 16
    w, h = W * cw, H * lh
    hexc = lambda c: '#%02x%02x%02x' % quant(c)
    s = [f'<svg xmlns="http://www.w3.org/2000/svg" width="{w}" height="{h}" viewBox="0 0 {w} {h}" '
         f'role="img" aria-label="ryad: an isometric riad on an island at sunset, in ASCII">',
         f'<clipPath id="c"><rect width="{w}" height="{h}" rx="16"/></clipPath><g clip-path="url(#c)">',
         '<g shape-rendering="crispEdges">']
    for r in range(H):
        c = 0
        while c < W:
            col = hexc(bg[r, c]); e = c
            while e + 1 < W and hexc(bg[r, e + 1]) == col:
                e += 1
            s.append(f'<rect x="{c * cw}" y="{r * lh}" width="{(e - c + 1) * cw}" height="{lh}" fill="{col}"/>')
            c = e + 1
    s.append('</g><g font-family="ui-monospace,SFMono-Regular,Menlo,Consolas,\'DejaVu Sans Mono\',monospace" '
             'font-size="13.3" xml:space="preserve">')
    for r in range(H):
        spans = []; cur = None; run = ''
        for c in range(W):
            g = out_g[r, c]
            col = hexc(fg[r, c]) if g != ' ' else cur
            if col != cur and run:
                spans.append((cur, run)); run = ''
            cur = col or cur
            run += g
        spans.append((cur, run))
        body = ''.join(f'<tspan fill="{col}">{escape(t)}</tspan>' if col else escape(t) for col, t in spans)
        s.append(f'<text x="0" y="{r * lh + 12}" textLength="{W * cw}" lengthAdjust="spacingAndGlyphs">{body}</text>')
    s.append('</g></g></svg>')
    with open(os.path.join(here, 'riad.svg'), 'w') as f:
        f.write('\n'.join(s) + '\n')

if __name__ == '__main__':
    here = os.path.dirname(os.path.abspath(__file__))
    g, fg, bg, render_px = compose()
    write(g, fg, bg, here)
    try:
        from PIL import Image
    except ImportError:
        print('Pillow not installed: skipping riad-render.png', file=sys.stderr)
    else:
        Image.fromarray((render_px * 255).round().astype(np.uint8)).save(os.path.join(here, 'riad-render.png'))
